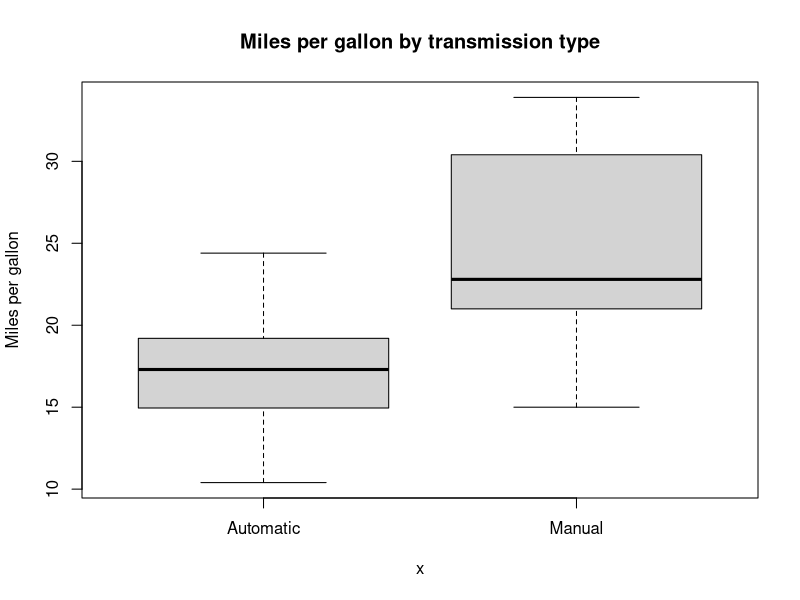
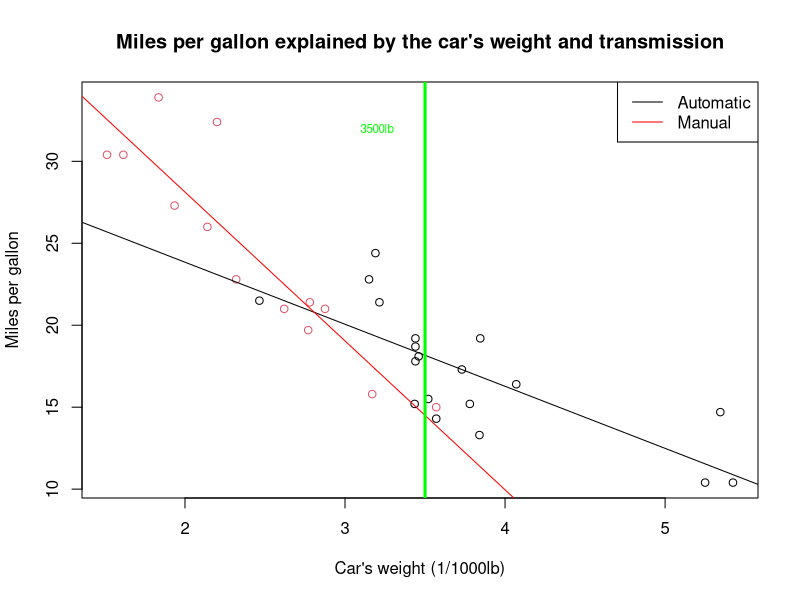
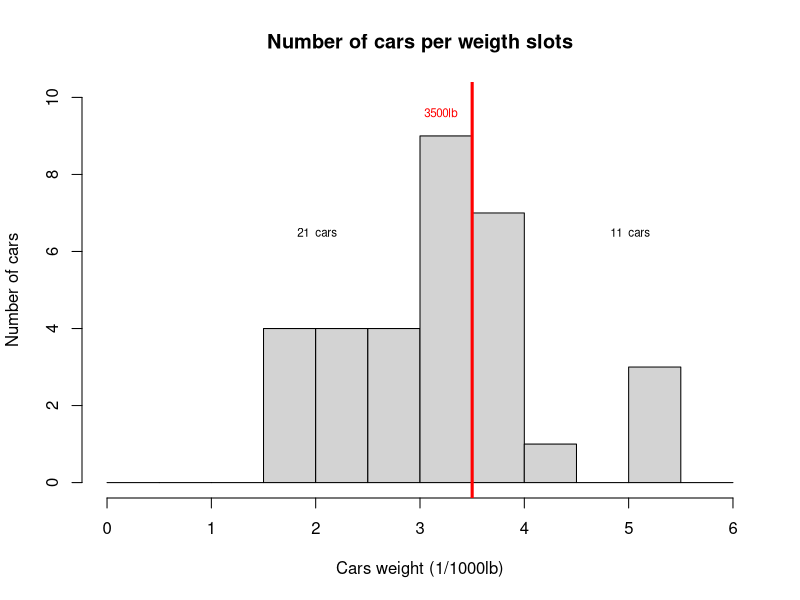
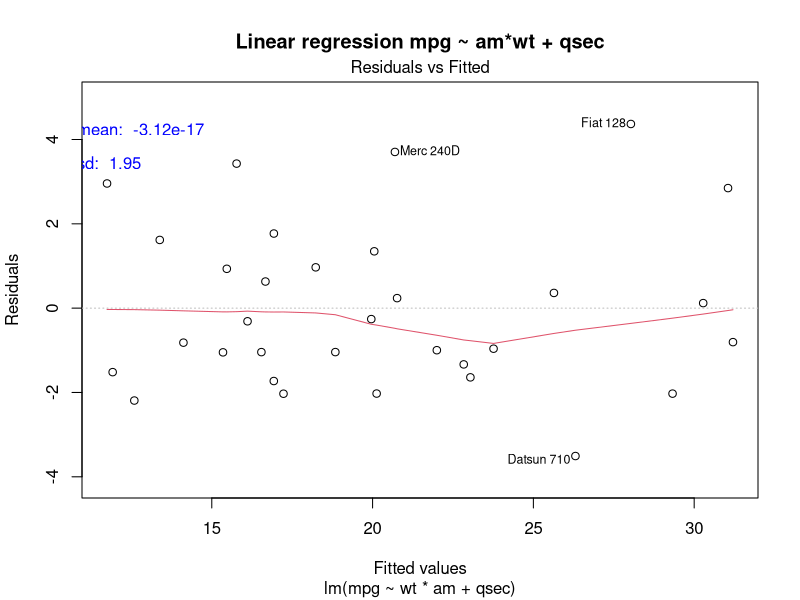
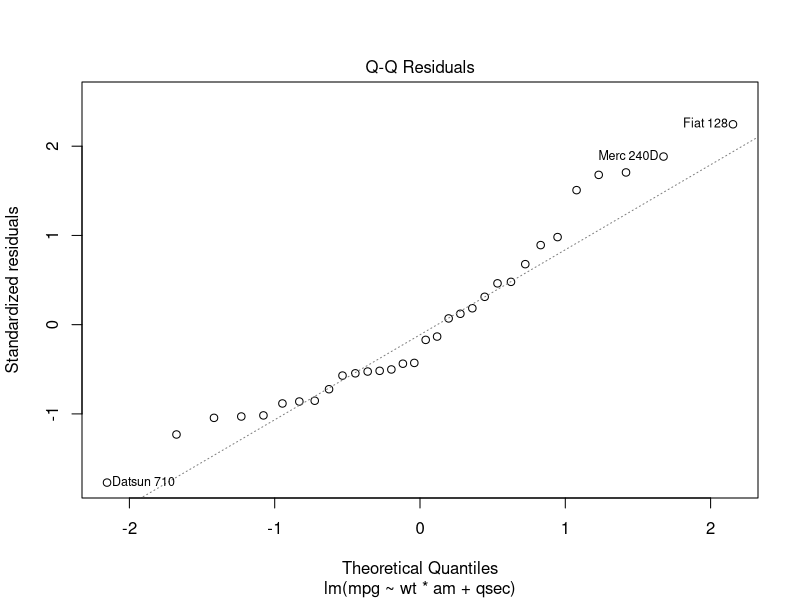
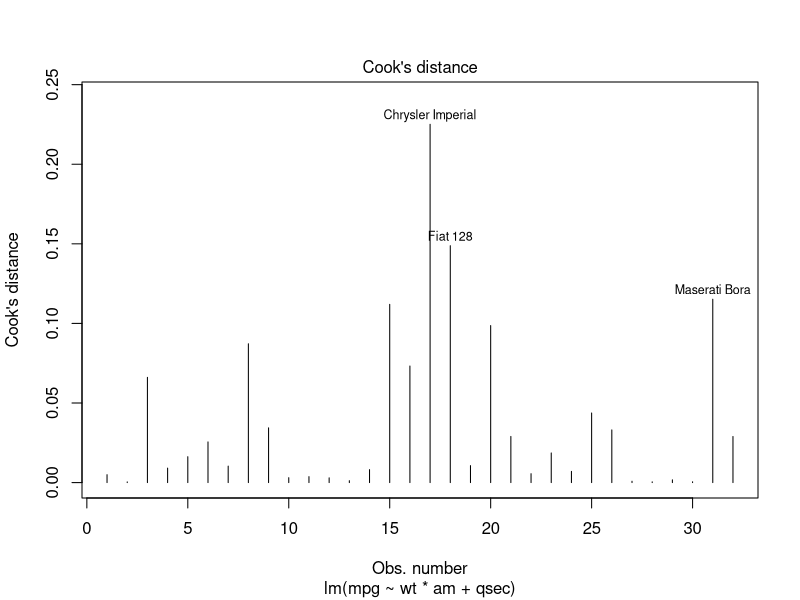

Source code (R) for these figures, in order:
## ---- chunk 1
knitr::opts_chunk$set(echo=F)
## ---- chunk 2
library(datasets)
data(mtcars)
mtcars$am <- factor(x=mtcars$am, labels=c("Automatic", "Manual"))
head(mtcars)
## ---- chunk 3
cars.auto <- mtcars[mtcars$am == "Automatic",]$mpg
cars.manu <- mtcars[mtcars$am == "Manual",]$mpg
tt <- t.test(cars.manu, cars.auto)

mean.manu <- tt$estimate[1]
mean.auto <-tt$estimate[2]
## ---- chunk 4
fit.am <- lm(mpg ~ am, data=mtcars)
fit.am.sy <- summary(fit.am)
## ---- chunk 5
library(leaps)
best.fits <- regsubsets(mpg ~ ., data=mtcars, force.in=c("amManual"))
summary(best.fits)

# best fits but forcing am in
summary(regsubsets(mpg ~ ., data=mtcars, method="forward", force.in = c("amManual")))
summary(regsubsets(mpg ~ ., data=mtcars, method="backward", force.in = c("amManual")))

# including hp is still low in RÂ²
summary(lm(mpg ~ am + hp, mtcars))

# hp and wt is not considered because it removes am 
summary(lm(mpg ~ am + hp + wt, mtcars))

# cyl and wt is not considered because it removes am 
summary(lm(mpg ~ am + cyl + wt, mtcars))

fit.am.wt <- lm(mpg ~ wt + am, data=mtcars)
fit.am.wt.sy <- summary(fit.am.wt)

fit.am.wt.int <- lm(mpg ~ wt * am, data=mtcars)
fit.am.wt.int.sy <- summary(fit.am.wt.int)

fit.wt.qsec.am <- lm(mpg ~ wt + qsec + am, data=mtcars)
fit.wt.qsec.am.sy <- summary(fit.wt.qsec.am)
## ---- chunk 6
fit.wt.qsec.am.int <- lm(mpg ~ wt*am + qsec, data=mtcars)
fit.wt.qsec.am.int.sy <- summary(fit.wt.qsec.am.int)
coef(fit.wt.qsec.am.int.sy)
## ---- chunk 7
an <- anova(fit.wt.qsec.am, fit.wt.qsec.am.int)
## ---- chunk 8
library(car)
vif(fit.wt.qsec.am)
## ---- chunk 9
vif(fit.wt.qsec.am.int)
## ---- chunk 10
plot(mtcars$am, mtcars$mpg, main = "Miles per gallon by transmission type", ylab="Miles per gallon")
## ---- chunk 11
plot(mtcars$wt, mtcars$mpg, col=mtcars$am, ylab="Miles per gallon", xlab="Car's weight (1/1000lb)",
     main="Miles per gallon explained by the car's weight and transmission")
legend(x="topright", legend = levels(mtcars$am), col=c("black", "red"), lwd = 1) 


abline(coef(fit.am.wt.int )[1], coef(fit.am.wt.int )[2], col="black")
abline(coef(fit.am.wt.int )[1]+coef(fit.am.wt.int )[3], coef(fit.am.wt.int )[2]+coef(fit.am.wt.int )[4], col="red")
abline(v=3.5, lwd=3, col="green")
text(x=3.2, 32, labels = "3500lb", cex=0.7, col="green")
## ---- chunk 12
hist(mtcars$wt, main = "Number of cars per weigth slots", breaks = seq(0, 6, by=0.5), xlab="Cars weight (1/1000lb)", ylab="Number of cars", ylim = c(0,10))
abline(v=3.5, lwd=3, col="red")
text(x=3.2, 9.6, labels = "3500lb", cex=0.7, col="red")
text(x=2, 6.5, labels = paste("", sum(mtcars$wt <= 3.5), " cars"), cex=0.7)
text(x=5, 6.5, labels = paste("", sum(mtcars$wt > 3.5), " cars"), cex=0.7)
## ---- chunk 13
plot(fit.wt.qsec.am.int, which=1)
text(10.5, 4.2, paste("mean: ", format(mean(resid(fit.wt.qsec.am.int)), digits=3)), cex=1, col="blue", pos = 4)
text(10.5, 3.4, paste("sd: ", format(sd(resid(fit.wt.qsec.am.int)), digits=3)), cex=1, col="blue", pos=4)
title(main="Linear regression mpg ~ am*wt + qsec")
## ---- chunk 14
plot(fit.wt.qsec.am.int, which=2)
## ---- chunk 15
plot(fit.wt.qsec.am.int, which=4)
